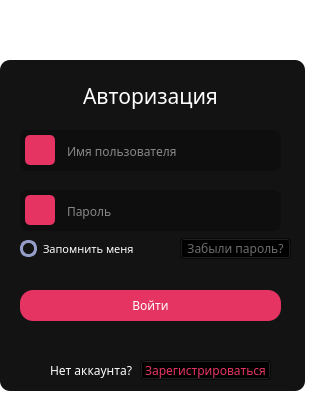
     <widget class="QWidget" name="auth_page">
      <property name="styleSheet">
       <string notr="true">QWidget {
	background: transparent
}</string>
      </property>
      <widget class="QFrame" name="auth_frame">
       <property name="geometry">
        <rect>
         <x>0</x>
         <y>60</y>
         <width>305</width>
         <height>331</height>
        </rect>
       </property>
       <property name="font">
        <font>
         <family>Segoe UI</family>
         <pointsize>12</pointsize>
        </font>
       </property>
       <property name="styleSheet">
        <string notr="true">QFrame {
	background-color: rgb(19, 19, 19);
	border:  None;
	border-radius: 10px
}</string>
       </property>
       <property name="frameShape">
        <enum>QFrame::StyledPanel</enum>
       </property>
       <property name="frameShadow">
        <enum>QFrame::Raised</enum>
       </property>
       <widget class="QLabel" name="auth_text">
        <property name="geometry">
         <rect>
          <x>0</x>
          <y>20</y>
          <width>301</width>
          <height>31</height>
         </rect>
        </property>
        <property name="font">
         <font>
          <family>Acrom</family>
          <pointsize>16</pointsize>
          <italic>false</italic>
          <stylestrategy>PreferDefault</stylestrategy>
          <kerning>true</kerning>
         </font>
        </property>
        <property name="styleSheet">
         <string notr="true">QLabel {
	color: #fff
}</string>
        </property>
        <property name="text">
         <string>Авторизация</string>
        </property>
        <property name="alignment">
         <set>Qt::AlignCenter</set>
        </property>
       </widget>
       <widget class="QLineEdit" name="auth_login">
        <property name="geometry">
         <rect>
          <x>20</x>
          <y>70</y>
          <width>261</width>
          <height>41</height>
         </rect>
        </property>
        <property name="font">
         <font>
          <family>Acrom</family>
         </font>
        </property>
        <property name="styleSheet">
         <string notr="true">QLineEdit {
    padding: 45px;
	border: none;
	background-color: #0e0e0e;
	border-radius: 7px;
	color: #fff
}</string>
        </property>
        <property name="inputMask">
         <string/>
        </property>
        <property name="placeholderText">
         <string>Имя пользователя</string>
        </property>
       </widget>
       <widget class="QLineEdit" name="auth_pass">
        <property name="geometry">
         <rect>
          <x>20</x>
          <y>130</y>
          <width>261</width>
          <height>41</height>
         </rect>
        </property>
        <property name="font">
         <font>
          <family>Acrom</family>
         </font>
        </property>
        <property name="styleSheet">
         <string notr="true">QLineEdit {
    padding: 45px;
	border: none;
	background-color: #0e0e0e;
	border-radius: 7px;
	color: #fff
}</string>
        </property>
        <property name="text">
         <string/>
        </property>
        <property name="placeholderText">
         <string>Пароль</string>
        </property>
       </widget>
       <widget class="QCheckBox" name="remember_me">
        <property name="geometry">
         <rect>
          <x>20</x>
          <y>178</y>
          <width>121</width>
          <height>21</height>
         </rect>
        </property>
        <property name="font">
         <font>
          <family>Acrom</family>
          <pointsize>8</pointsize>
          <weight>50</weight>
          <bold>false</bold>
         </font>
        </property>
        <property name="cursor">
         <cursorShape>PointingHandCursor</cursorShape>
        </property>
        <property name="styleSheet">
         <string notr="true">QCheckBox {
	border : None;
	border-radius: 50%;
	color: #fff;
}

QCheckBox::indicator {
	border: 3px solid rgb(149, 158, 201);
	width: 11px;
	height: 11px;
	border-radius : 8px;
	background: rgb(19, 19, 19);
}

QCheckBox::indicator:checked { 
	background: 3px solid rgb(230, 52, 98);
	border: 3px solid rgb(230, 52, 98);
	background-image: url(:/16x16/icons/aki_check.png);
}</string>
        </property>
        <property name="text">
         <string>Запомнить меня</string>
        </property>
       </widget>
       <widget class="QPushButton" name="forgot_pass">
        <property name="geometry">
         <rect>
          <x>180</x>
          <y>178</y>
          <width>111</width>
          <height>21</height>
         </rect>
        </property>
        <property name="font">
         <font>
          <family>Acrom</family>
         </font>
        </property>
        <property name="cursor">
         <cursorShape>PointingHandCursor</cursorShape>
        </property>
        <property name="styleSheet">
         <string notr="true">QPushButton {
	color: rgb(108, 109,112);
}</string>
        </property>
        <property name="text">
         <string>Забыли пароль?</string>
        </property>
       </widget>
       <widget class="QLabel" name="not_account">
        <property name="geometry">
         <rect>
          <x>50</x>
          <y>300</y>
          <width>91</width>
          <height>20</height>
         </rect>
        </property>
        <property name="font">
         <font>
          <family>Acrom</family>
          <weight>50</weight>
          <bold>false</bold>
         </font>
        </property>
        <property name="styleSheet">
         <string notr="true">QLabel {
	color: #fff;
}</string>
        </property>
        <property name="text">
         <string>Нет аккаунта?</string>
        </property>
       </widget>
       <widget class="QPushButton" name="auth_reg_btn">
        <property name="geometry">
         <rect>
          <x>140</x>
          <y>300</y>
          <width>131</width>
          <height>20</height>
         </rect>
        </property>
        <property name="font">
         <font>
          <family>Acrom</family>
          <weight>50</weight>
          <bold>false</bold>
         </font>
        </property>
        <property name="cursor">
         <cursorShape>PointingHandCursor</cursorShape>
        </property>
        <property name="styleSheet">
         <string notr="true">QPushButton {
	color: rgb(230, 52, 98);
}</string>
        </property>
        <property name="text">
         <string>Зарегистрироваться</string>
        </property>
       </widget>
       <widget class="QPushButton" name="auth_sign">
        <property name="geometry">
         <rect>
          <x>20</x>
          <y>230</y>
          <width>261</width>
          <height>31</height>
         </rect>
        </property>
        <property name="font">
         <font>
          <family>Acrom</family>
         </font>
        </property>
        <property name="cursor">
         <cursorShape>PointingHandCursor</cursorShape>
        </property>
        <property name="styleSheet">
         <string notr="true">QPushButton {
	color: #fff;
	border: none;
	border-radius: 12.5px;
	background-color: rgb(230, 52, 98)
}</string>
        </property>
        <property name="text">
         <string>Войти</string>
        </property>
       </widget>
       <widget class="QPushButton" name="auth_login_img">
        <property name="geometry">
         <rect>
          <x>25</x>
          <y>75</y>
          <width>30</width>
          <height>30</height>
         </rect>
        </property>
        <property name="styleSheet">
         <string notr="true">QPushButton {
	background-color: rgb(230, 52, 98);
	border-radius: 5px
}</string>
        </property>
        <property name="text">
         <string/>
        </property>
        <property name="icon">
         <iconset>
          <normaloff>icons/aki_user.png</normaloff>icons/aki_user.png</iconset>
        </property>
       </widget>
       <widget class="QPushButton" name="auth_pass_img">
        <property name="geometry">
         <rect>
          <x>25</x>
          <y>135</y>
          <width>30</width>
          <height>30</height>
         </rect>
        </property>
        <property name="styleSheet">
         <string notr="true">QPushButton {
	background-color: rgb(230, 52, 98);
	border-radius: 5px
}</string>
        </property>
        <property name="text">
         <string/>
        </property>
        <property name="icon">
         <iconset>
          <normaloff>icons/aki_password.png</normaloff>icons/aki_password.png</iconset>
        </property>
       </widget>
       <zorder>not_account</zorder>
       <zorder>auth_text</zorder>
       <zorder>auth_login</zorder>
       <zorder>auth_pass</zorder>
       <zorder>remember_me</zorder>
       <zorder>forgot_pass</zorder>
       <zorder>auth_reg_btn</zorder>
       <zorder>auth_sign</zorder>
       <zorder>auth_login_img</zorder>
       <zorder>auth_pass_img</zorder>
      </widget>
     </widget>
